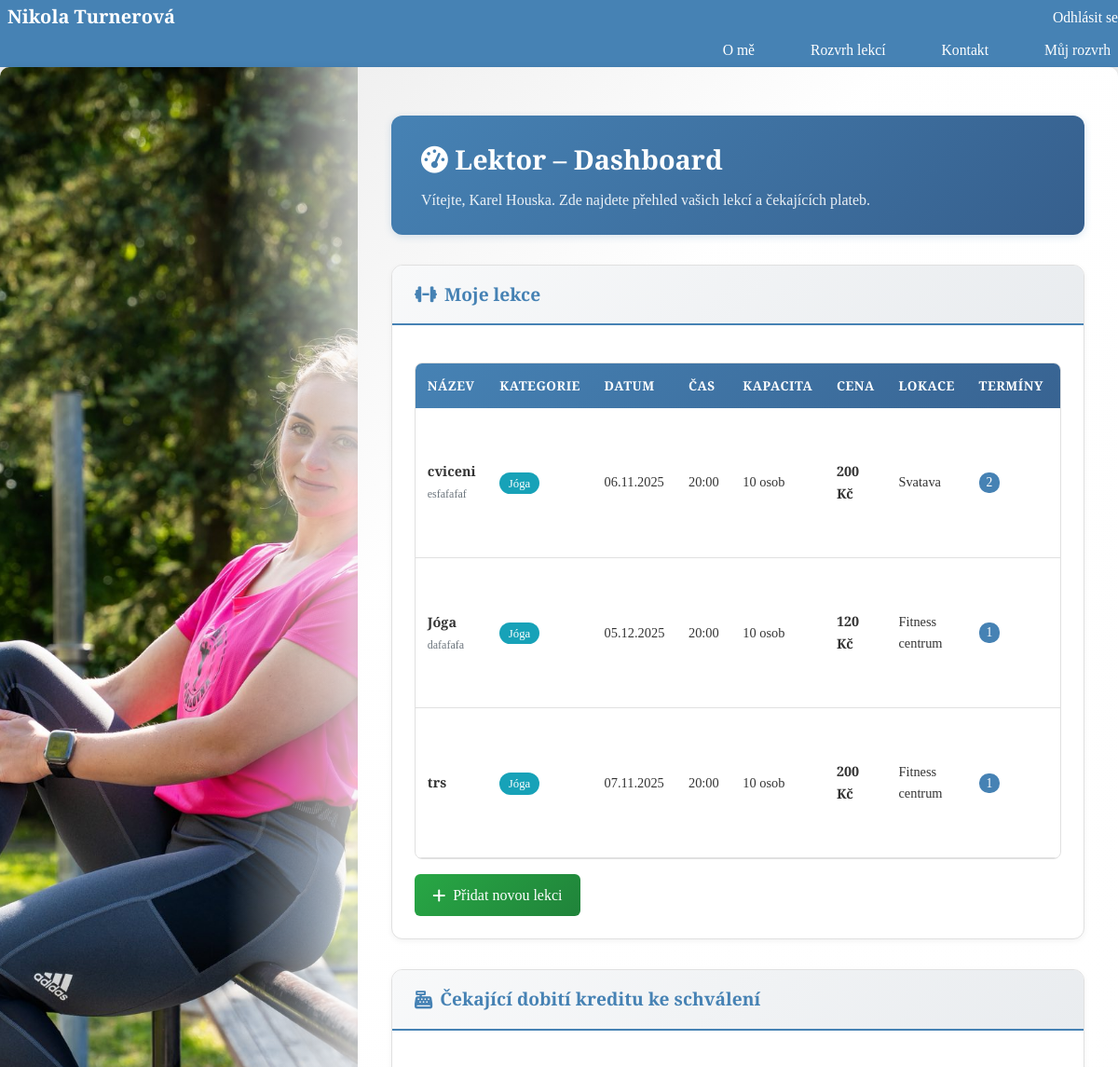
The app's page /accounts/instructor/dashboard/ (signed in, upper part), older data.
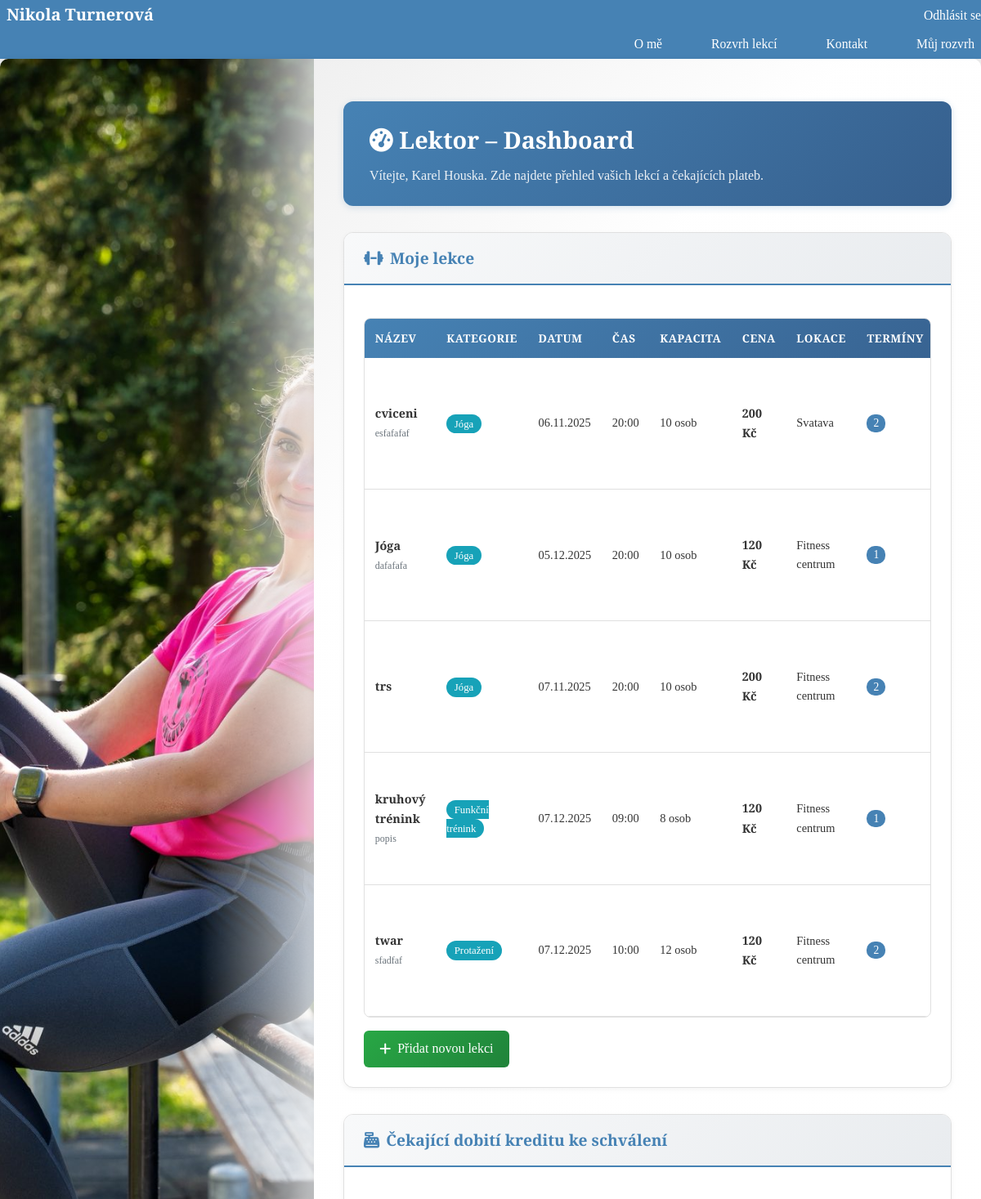
The same page, newer data.
### accounts/models.py (models this page shows, shortened)
class User(AbstractUser):
    USER_TYPE_CHOICES = (
        ('instructor', 'Lektor'),
        ('client', 'Klient'),
    )
    user_type = models.CharField(max_length=10, default='client', choices=USER_TYPE_CHOICES)
    email = models.EmailField(unique=True, blank=False)  # Email jako jedinečný identifikátor
    credits = models.DecimalField(
        max_digits=10,
        decimal_places=2,
        default=0,
        validators=[MinValueValidator(0)]
    )
    phone = models.CharField(max_length=20, blank=True)
    bio = models.TextField(blank=True)
    @property
    def is_instructor(self) -> bool:
        return self.user_type == 'instructor'

### bookings/models.py (models this page shows, shortened)
class Lesson(models.Model):
    instructor = models.ForeignKey(
        settings.AUTH_USER_MODEL,
        on_delete=models.CASCADE,
        related_name='instructor_lessons',
        limit_choices_to={'user_type': 'instructor'}
    )
    title = models.CharField(max_length=200)
    description = models.TextField(blank=True)
    price = models.DecimalField(max_digits=10, decimal_places=2)
    duration = models.IntegerField(help_text="Délka lekce v minutách")
    capacity = models.IntegerField(help_text="Maximální počet účastníků")
    date = models.DateField(help_text="Datum konání lekce", default=timezone.now)
    start_time = models.TimeField(help_text="Čas začátku lekce", default="09:00")
    location = models.CharField(max_length=200, help_text="Místo konání lekce", default="Fitness centrum")
    category = models.ForeignKey(
        Category,
        on_delete=models.SET_NULL,
        null=True,
        blank=True,
        related_name='lessons',
        verbose_name='Kategorie'
    )

class Category(models.Model):
    name = models.CharField(max_length=100, unique=True, verbose_name='Název kategorie')
    slug = models.SlugField(max_length=100, unique=True, blank=True, verbose_name='Slug (URL)')
    description = models.TextField(blank=True, verbose_name='Popis')
    order = models.IntegerField(default=0, verbose_name='Pořadí', help_text='Nižší číslo = dříve v seznamu')
    class Meta:
        ordering = ['order', 'name']
        verbose_name = 'Kategorie'
        verbose_name_plural = 'Kategorie'

### accounts/views.py (the view)
# urls.py: path('instructor/dashboard/', views.InstructorDashboardView.as_view(), name='instructor_dashboard'),
class InstructorDashboardView(LoginRequiredMixin, TemplateView):
	template_name = 'accounts/instructor_dashboard.html'
	def dispatch(self, request, *args, **kwargs):
		if not request.user.is_authenticated or request.user.user_type != 'instructor':
			return redirect('about')
		return super().dispatch(request, *args, **kwargs)
	def get_context_data(self, **kwargs):
		context = super().get_context_data(**kwargs)
		context['pending_topups'] = TopUp.objects.filter(status='pending').select_related('user').order_by('created_at')
		return context

### templates/accounts/instructor_dashboard.html (shortened to what this page needs)
{% extends 'base.html' %}
{% load static %}
{% block content %}
<div class="dashboard-container">
    <div class="dashboard-header">
        <h2><i class="fas fa-tachometer-alt"></i> Lektor – Dashboard</h2>
        <p>Vítejte, {{ request.user.get_full_name|default:request.user.username }}. Zde najdete přehled vašich lekcí a čekajících plateb.</p>
    </div>
    <div class="dashboard-grid">
        <div class="card lessons-full-section">
            <div class="card-header">
                <h3 class="card-title"><i class="fas fa-dumbbell"></i> Moje lekce</h3>
            </div>
            <div class="card-body">
                {% with lessons=request.user.instructor_lessons.all %}
                    {% if lessons %}
                        <div class="table-container">
                            <table class="lessons-table">
                                <thead>
                                    <tr>
                                        <th>Název</th>
                                        <th>Kategorie</th>
                                        <th>Datum</th>
                                        <th>Čas</th>
                                        <th>Kapacita</th>
                                        <th>Cena</th>
                                        <th>Lokace</th>
                                        <th>Termíny</th>
                                        <th>Akce</th>
                                    </tr>
                                </thead>
                                <tbody>
                                    {% for lesson in lessons %}
                                    <tr>
                                        <td>
                                            <strong>{{ lesson.title }}</strong>
                                            {% if lesson.description %}
                                            <br><small style="color: #6c757d;">{{ lesson.description|truncatewords:8 }}</small>
                                            {% endif %}
                                        </td>
                                        <td>
                                            {% if lesson.category %}
                                            <span class="badge-category">{{ lesson.category.name }}</span>
                                            {% else %}
                                            <span class="badge-category badge-secondary">Nezařazeno</span>
                                            {% endif %}
                                        </td>
                                        <td>{{ lesson.date|date:"d.m.Y" }}</td>
                                        <td>{{ lesson.start_time|time:"H:i" }}</td>
                                        <td>{{ lesson.capacity }} osob</td>
                                        <td><strong>{{ lesson.price|floatformat:0 }} Kč</strong></td>
                                        <td>{{ lesson.location|default:"—" }}</td>
                                        <td>
                                            <span class="badge-count">{{ lesson.timeslot_set.count }}</span>
                                        </td>
                                        <td>
                                        </td>
                                    </tr>
                                    {% endfor %}
                                </tbody>
                            </table>
                        </div>
                    {% else %}
                        <div class="empty-state" style="text-align: center; padding: 2rem;">
                            <i class="fas fa-dumbbell" style="font-size: 2rem; color: #4682b4; display: block; margin-bottom: 0.5rem;"></i>
                            <p>Zatím nemáte vytvořené žádné lekce.</p>
                        </div>
                    {% endif %}
                {% endwith %}
                <div class="btn-group" style="margin-top: 1rem;">
                    <a class="btn btn-success" href="{% url 'bookings:lesson_create' %}">
                        <i class="fas fa-plus"></i> Přidat novou lekci
                    </a>
                </div>
            </div>
        </div>
    </div>
    <div class="card topup-full-section">
        <div class="card-header">
            <h3 class="card-title"><i class="fas fa-cash-register"></i> Čekající dobití kreditu ke schválení</h3>
        </div>
        <div class="card-body">
        </div>
    </div>
</div>
{% endblock %}

### templates/base.html (shortened to what this page needs)
{% load static %}
<!DOCTYPE html>
<html lang="cs">
<head>
    <link rel="stylesheet" href="{% static 'css/style.css' %}?v=4">
    <link rel="stylesheet" href="https://cdnjs.cloudflare.com/ajax/libs/font-awesome/6.4.0/css/all.min.css">
</head>
<body class="{% block body_class %}{% endblock %}">
<div class="page-wrapper">
    <header class="flex-header">
        <div class="header-top">
            <div class="logo">Nikola Turnerová</div>
            <div class="auth-top">
                {% if user.is_authenticated %}
                    <form method="post" action="{% url 'accounts:logout' %}" style="display:inline; margin:0;">
                        <button type="submit" class="auth-link" style="background:none; border:none; cursor:pointer; font-family:inherit; font-size:inherit; color:inherit; padding:0;">Odhlásit se</button>
                    </form>
                {% else %}
                    <a href="{% url 'accounts:login' %}" class="login-link">Přihlásit se</a>
                    <a href="{% url 'accounts:register' %}" class="register-link">Registrace</a>
                {% endif %}
            </div>
        </div>
        <div class="header-bottom">
            <nav class="site-nav">
                <div class="nav-bottom-right">
                    <a href="{% url 'about' %}">O mě</a>
                    <a href="{% url 'lessons' %}">Rozvrh lekcí</a>
                    <a href="{% url 'contact' %}">Kontakt</a>
                    {% if user.is_authenticated %}
                        {% if user.is_instructor %}
                            <a href="{% url 'accounts:instructor_dashboard' %}">Můj rozvrh</a>
                        {% else %}
                            <a href="{% url 'accounts:client_dashboard' %}">Moje rezervace</a>
                        {% endif %}
                    {% endif %}
                </div>
            </nav>
        </div>
    </header>
    <div class="flex-content">
        <aside class="flex-sidebar" aria-hidden="true">
        </aside>
        <main class="flex-main">
            {% block content %}{% endblock %}
        </main>
    </div>
</div>
</body>
</html>

### static/css/style.css (style rules this page uses)
* { margin: 0; padding: 0; box-sizing: border-box; }
:root { --header-h: 72px; --footer-h: 40px; }
html, body { height: 100%; margin: 0; }
body { font-family: 'Poppins', 'Cormorant Garamond', serif; color: #333; line-height: 1.6; min-height: 100vh; background-color: #f0f0f0; padding: 0; overflow: hidden; }
.page-wrapper { height: 100vh; display: flex; flex-direction: column; width: 100%; position: relative; overflow: hidden; }
.flex-header { display: flex; flex-direction: column; align-items: stretch; height: var(--header-h); padding: 0 0 0 8px; color: white; width: 100%; background-color: #4682b4; box-shadow: 0 2px 12px rgba(0,0,0,0.06); flex: 0 0 auto; font-size: 0.98rem; overflow: visible; }
.header-top { display: flex; align-items: center; justify-content: flex-start; height: calc(var(--header-h) / 2); position: relative; }
.auth-top { display: flex; gap: 8px; align-items: center; position: absolute; right: 0; top: 6px; }
.header-bottom { display: flex; align-items: center; height: calc(var(--header-h) / 2); }
.nav-bottom-right { margin-left: auto; display: flex; gap: 14px; align-items: center; }
.flex-content { display: flex; width: 100%; gap: 0; align-items: stretch; height: calc(100vh - var(--header-h) - var(--footer-h)); }
.flex-sidebar { flex: 0 0 32%; min-width: 240px; position: relative; border-radius: 10px 0 0 10px; overflow: hidden; box-shadow: 0 2px 10px rgba(0,0,0,0.08); background-image: url('../img/hero-bg.jpg'); background-size: cover; background-position: center; height: 100%; }
.flex-sidebar::after { content: ''; position: absolute; right: -40px; top: 0; width: 180px; height: 100%; pointer-events: none; background: linear-gradient(to right, rgba(255,255,255,0) 0%, rgba(240,240,240,0.4) 40%, rgba(255,255,255,0.95) 100%); }
nav.site-nav { display: flex; align-items: center; flex: 1; gap: 12px; }
nav.site-nav a { color: white; text-decoration: none; font-weight: 500; transition: all 0.2s ease; }
.auth-top a, .nav-bottom-right a { color: white; }
.header-bottom .nav-bottom-right a { padding: 6px 8px; font-size: 0.98rem; }
.flex-main::before { content: ''; position: absolute; left: -160px; top: 0; width: 160px; height: 100%; pointer-events: none; background: linear-gradient(to right, rgba(255,255,255,0) 0%, rgba(255,255,255,0.6) 50%, rgba(255,255,255,1) 100%); }
.flex-main { flex: 1; position: relative; background: linear-gradient(135deg, rgba(240,240,240,0.95) 0%, rgba(255,255,255,0.98) 25%, white 100%); border-radius: 0 10px 10px 0; padding: 20px; box-shadow: 0 2px 10px rgba(0,0,0,0.06); height: 100%; overflow: auto; }
.logo { font-size: 20px; font-weight: 600; text-decoration: none; color: white; }
nav a { text-decoration: none; color: white; margin-left: 30px; font-weight: 500; transition: opacity 0.3s; }
.btn { display: inline-block; padding: 12px 30px; background-color: #4682b4;; color: white; text-decoration: none; border-radius: 5px; font-weight: 500; transition: background-color 0.3s; }
.dashboard-container { max-width: 1400px; width: 100%; flex: 3; }

Row changes from the older to the newer data that the page shows:
computed for Lesson "trs": timeslot_set.count "1" → "2"
added Lesson: title "kruhový trénink", description "popis", category.name "Funkční trénink", date "07.12.2025", start_time "09:00", capacity "8", price "120", location "Fitness centrum", timeslot_set.count "1"
added Lesson: title "twar", description "sfadfaf", category.name "Protažení", date "07.12.2025", start_time "10:00", capacity "12", price "120", location "Fitness centrum", timeslot_set.count "2"
